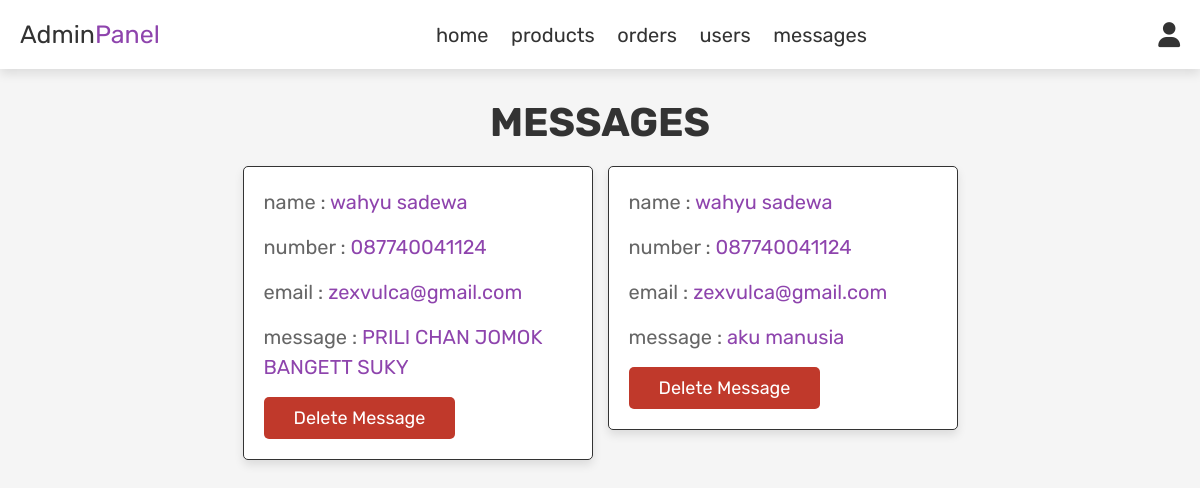
Page /admin_contacts.php (signed in) on the committed database.
### tables this page shows
CREATE TABLE `message` (
  `id` int(100) NOT NULL,
  `user_id` int(100) NOT NULL,
  `name` varchar(100) NOT NULL,
  `email` varchar(100) NOT NULL,
  `number` varchar(12) NOT NULL,
  `message` varchar(500) NOT NULL
);

### admin_contacts.php (the view, shortened to what this page needs)
<?php
include 'config.php';
?>
<!DOCTYPE html>
<html lang="en">
<head>
   <link rel="stylesheet" href="https://cdnjs.cloudflare.com/ajax/libs/font-awesome/6.0.0/css/all.min.css">
   <link rel="stylesheet" href="css/admin_style.css">
</head>
<body>
<?php include 'admin_header.php'; ?>
<section class="messages">
   <h1 class="title"> messages </h1>
   <div class="box-container">
   <?php
      $select_message = mysqli_query($conn, "SELECT * FROM `message`") or die('query failed');
      if(mysqli_num_rows($select_message) > 0){
         while($fetch_message = mysqli_fetch_assoc($select_message)){
   ?>
   <div class="box">
      <p> name : <span><?php echo $fetch_message['name']; ?></span> </p>
      <p> number : <span><?php echo $fetch_message['number']; ?></span> </p>
      <p> email : <span><?php echo $fetch_message['email']; ?></span> </p>
      <p> message : <span><?php echo $fetch_message['message']; ?></span> </p>
      <a href="admin_contacts.php?delete=<?php echo $fetch_message['id']; ?>" onclick="return confirm('delete this message?');" class="delete-btn">delete message</a>
   </div>
   <?php
      };
   }else{
      echo '<p class="empty">you have no messages!</p>';
   }
   ?>
   </div>
</section>
</body>
</html>

### css/admin_style.css (style rules this page uses)
:root { --purple: #8e44ad; --red: #c0392b; --orange: #f39c12; --black: #333; --white: #fff; --light-color: #666; --light-white: #ccc; --light-bg: #f5f5f5; --border: .1rem solid var(--black); --box-shadow: 0 .5rem 1rem rgba(0, 0, 0, .1); }
* { font-family: 'Rubik', sans-serif; margin: 0; padding: 0; box-sizing: border-box; outline: none; border: none; text-decoration: none; transition: all .2s linear; }
html { font-size: 62.5%; overflow-x: hidden; }
body { background-color: var(--light-bg); }
section { padding: 3rem 2rem; }
.title { text-align: center; margin-bottom: 2rem; text-transform: uppercase; color: var(--black); font-size: 4rem; }
.btn, .option-btn, .delete-btn, .white-btn { display: inline-block; margin-top: 1rem; padding: 1rem 3rem; cursor: pointer; color: var(--white); font-size: 1.8rem; border-radius: .5rem; text-transform: capitalize; }
.delete-btn { background-color: var(--red); }
.messages .box-container { display: grid; grid-template-columns: repeat(auto-fit, 35rem); justify-content: center; gap: 1.5rem; max-width: 1200px; margin: 0 auto; align-items: flex-start; }
.messages .box-container .box { background-color: var(--white); padding: 2rem; border: var(--border); box-shadow: var(--box-shadow); border-radius: .5rem; }
.messages .box-container .box p { padding-bottom: 1.5rem; font-size: 2rem; color: var(--light-color); line-height: 1.5; }
.messages .box-container .box p span { color: var(--purple); }
.messages .box-container .box .delete-btn { margin-top: 0; }

### rows in the picture
message: name "wahyu sadewa", number "087740041124", email "zexvulca@gmail.com", message "PRILI CHAN JOMOK BANGETT SUKY"
message: name "wahyu sadewa", number "087740041124", email "zexvulca@gmail.com", message "aku manusia"
